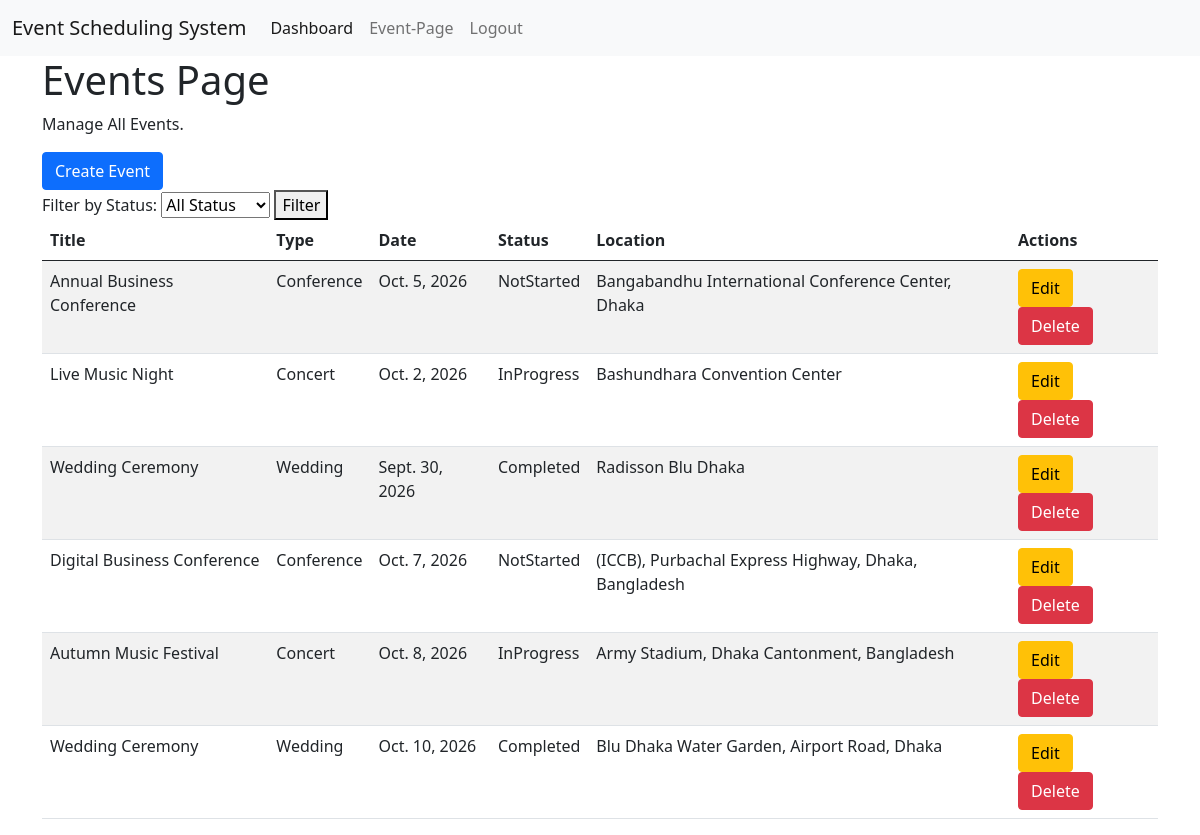
The page /event-page/ (signed in) on the database its author committed.
### event_app/models.py (models this page shows, shortened)
class EventModel(models.Model):
    EVENT_TYPES =[
        ('Conference','Conference'),
        ('Concert','Concert'),
        ('Wedding','Wedding'),
    ]
    STATUS_TYPES =[
        ('NotStarted','NotStarted'),
        ('InProgress','InProgress'),
        ('Completed','Completed'),
    ]
    user = models.ForeignKey(
        EventUserModel,
        on_delete=models.CASCADE,
        related_name='events'
    )
    event_title = models.CharField(max_length=100,null=True)
    event_type = models.CharField(choices=EVENT_TYPES,max_length=20,null=True)
    event_description = models.TextField(max_length=100,null=True)
    event_date = models.DateField(null=True)
    status = models.CharField(choices=STATUS_TYPES,max_length=20,null=True)
    location = models.CharField(max_length=200,null=True)
    created_at = models.DateField(auto_now_add=True)

### event_app/views.py (the view)
# urls.py: path('event-page/',event_page, name='event_page'),
@login_required
def event_page(request):
    events = EventModel.objects.filter(user=request.user)
    status = request.GET.get('status', '')
    if status:
        events = events.filter(status=status)
    context = {
        'events': events,
        'status': status,
    }
    return render(request,'pages/event_page.html',context)

### event_app/templates/pages/event_page.html (shortened to what this page needs)
{% extends 'master/base.html' %}
{% block content %}
<div class="page-header">
    <div>
        <h1>Events Page</h1>
        <p>Manage All Events.</p>
    </div>
    <a href="{% url 'event_create' %}" class="btn btn-primary">Create Event</a>
</div>
<form method="GET" class="filter-form">
    <label>Filter by Status:</label>
    <select name="status">
        <option value="">All Status</option>
    </select>
    <button type="submit">Filter</button>
</form>
<div class="table-container">
<table class="table table-striped">
    <thead>
        <tr>
            <th>Title</th>
            <th>Type</th>
            <th>Date</th>
            <th>Status</th>
            <th>Location</th>
            <th>Actions</th>
        </tr>
    </thead>
    <tbody>
        {% for event in events %}
        <tr>
            <td>{{ event.event_title }}</td>
            <td>{{ event.event_type }}</td>
            <td>{{ event.event_date }}</td>
            <td> <span class="status">{{ event.get_status_display }}</span> </td>
            <td>{{ event.location }}</td>
            <td class="actions">
                <a href="{% url 'event_update' event.id %}" class="btn btn-warning">Edit</a>
                <a href="{% url 'event_delete' event.id %}" class="btn btn-danger">Delete</a>
            </td>
        </tr>
        {% empty %}
        <tr>
            <td colspan="6"> No events found.</td>
        </tr>
        {% endfor %}
    </tbody>
</table>
</div>
{% endblock %}

### rows shown on the page
EventModel: event_title "Annual Business Conference", event_type "Conference", event_date "Oct. 5, 2026", status "NotStarted", location "Bangabandhu International Conference Center, Dhaka"
EventModel: event_title "Live Music Night", event_type "Concert", event_date "Oct. 2, 2026", status "InProgress", location "Bashundhara Convention Center"
EventModel: event_title "Wedding Ceremony", event_type "Wedding", event_date "Sept. 30, 2026", status "Completed", location "Radisson Blu Dhaka"
EventModel: event_title "Digital Business Conference", event_type "Conference", event_date "Oct. 7, 2026", status "NotStarted", location "(ICCB), Purbachal Express Highway, Dhaka, Bangladesh"
EventModel: event_title "Autumn Music Festival", event_type "Concert", event_date "Oct. 8, 2026", status "InProgress", location "Army Stadium, Dhaka Cantonment, Bangladesh"
EventModel: event_title "Wedding Ceremony", event_type "Wedding", event_date "Oct. 10, 2026", status "Completed", location "Blu Dhaka Water Garden, Airport Road, Dhaka"
